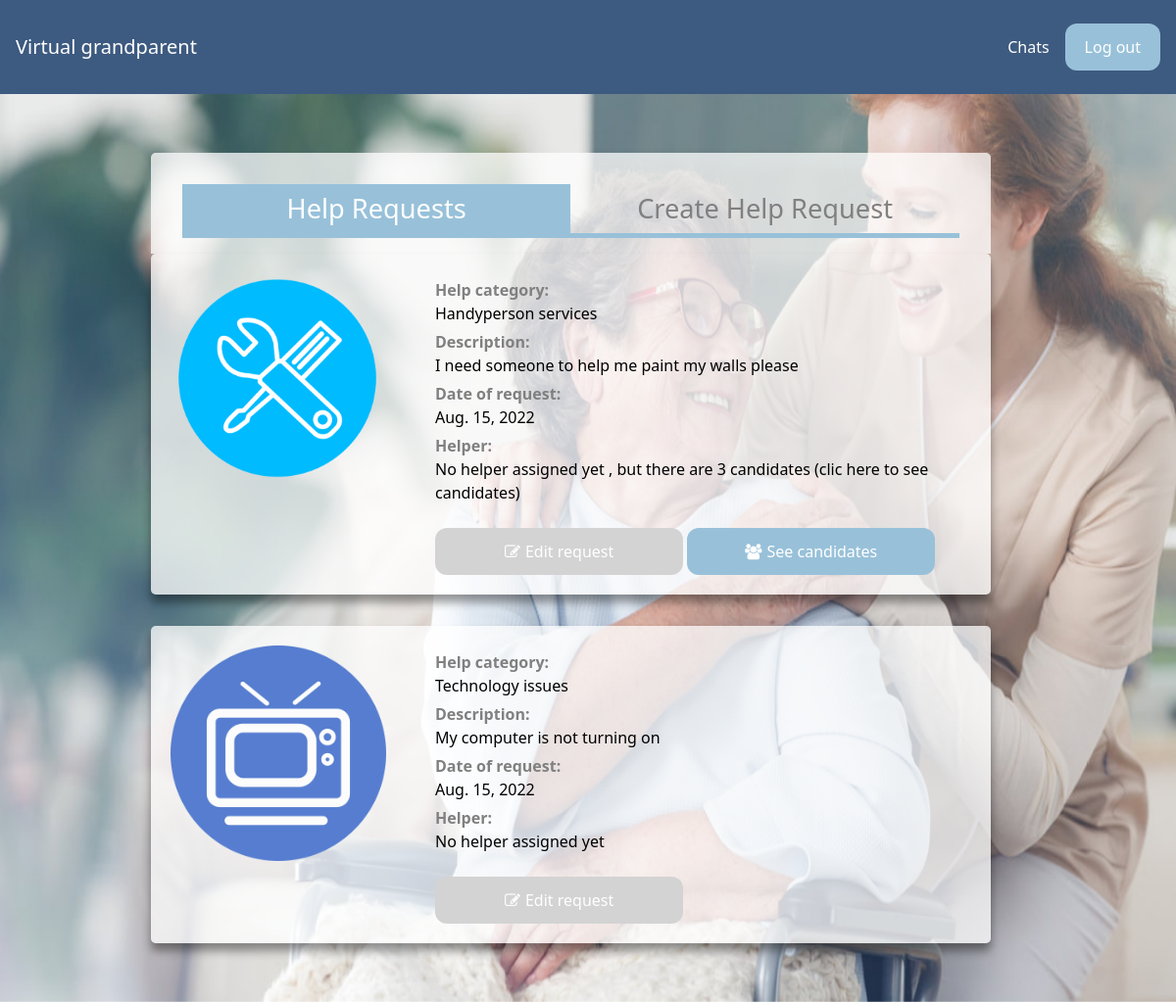
Page /help-requests/ (signed in) on the committed database.
### core/models.py (models this page shows)
class Help(models.Model):
    id = models.AutoField(primary_key=True)
    status: models.CharField(max_length=1, choices = HELP_STATUS, default='1') #status can be 1: active, 2: rejected, 3: in progress, 4: finished
    description = models.TextField(max_length=1000)
    category = models.CharField(choices=HELP_CATEGORIES, max_length=2, default='OT')
    helper = models.ForeignKey(Helper, on_delete=models.CASCADE, null=True)
    oldPerson = models.ForeignKey(OldPerson, on_delete=models.CASCADE)
    date = models.DateField(default=datetime.date.today, blank=True)

### core/views.py (the view)
# urls.py: path('help-requests/', views.helpRequests, name='helpRequests'),
@login_required
def helpRequests(request):
    current_user = get_current_user(request)
    old_person = get_old_person_by_id(current_user.id)
    help_requests = Help.objects.filter(oldPerson = old_person)
    for h in help_requests:
        h.candidates = HelpCandidates.objects.filter(help = h)
    return render(request, 'core/helpRequests.html', {'help_requests': help_requests})

### core/views.py (called while the page is built)
def get_current_user(request):
    return User.objects.filter(email = request.user)[0]

def get_old_person_by_id(id):
    return OldPerson.objects.get(user_id = id)

### templates/core/helpRequests.html (shortened to what this page needs)
{% extends 'core/base.html' %}
{% load static %}
{% block static %}
<link rel="stylesheet" href="https://cdnjs.cloudflare.com/ajax/libs/font-awesome/4.7.0/css/font-awesome.min.css">
<link rel="stylesheet" href="{% static 'css/cards.css' %}">
<link rel="stylesheet" href="{% static 'css/flexbox.css' %}">
{% endblock %}
{% block content %}
<div class="p-10 grid-container inline-container">
    <div class="card flexbox_container single-card help_container px-8">
        <div class="column column-title selected">
            <a href="{% url 'core:createHelpRequest' %}">Help Requests</a>
        </div>
        <div class="column column-title">
            <a href="{% url 'core:createHelpRequest' %}">Create Help Request</a>
        </div>
    </div>
    {% for help in help_requests %}
        <div class="card flexbox_container">
            {% with 'images/helpCategories/'|add:help.category|add:'.png' as image_static %}
            <img class="flex_item" src="{% static image_static %}" alt="{{help.get_category_display}} icon">
            {% endwith %}
            <div class="flex_item item_selected">
                <p class="flex_title">Help category:</p>
                <p>{{ help.get_category_display }}</p>
                <p class="flex_title">Description:</p>
                <p>{{ help.description }}</p>
                <p class="flex_title">Date of request:</p>
                <p>{{ help.date }}</p>
                <p class="flex_title">Helper:</p>
                {% if help.helper is None %}
                    <p>No helper assigned yet
                    {% if help.candidates %}
                    , but there are <a class="linl-text" href="{% url 'core:createHelpRequest' %}">{{help.candidates.count}} candidates (clic here to see candidates)</a>
                    {% endif %}
                    </p>
                {% else %}
                    <p>{{help.helper}}</p>
                {% endif %}
                <br />
                <div class="button-container">
                    <a href="{% url 'core:editHelpRequest' help.id %}" class="px-5 py-3 rounded-xl base-button gray-button button-50 mr-1">
                        <i class="fa fa-edit fa-space" aria-hidden="true"></i>Edit request
                    </a>
                    {% if help.helper %}
                    <a href="{% url 'chat:contacts' %}" class="px-5 py-3 rounded-xl base-button large-button button-50">
                        <i class="fa fa-envelope fa-space" aria-hidden="true"></i>Send a message
                    </a>
                    {% elif help.candidates %}
                    <a href="{% url 'chat:contacts' %}" class="px-5 py-3 rounded-xl base-button large-button button-50">
                        <i class="fa fa-users fa-space" aria-hidden="true"></i>See candidates
                    </a>
                    {% endif %}
                </div>
            </div>
        </div>
    {% endfor %}
</div>
{% endblock %}

### templates/core/base.html (shortened to what this page needs)
<!DOCTYPE html>
{% load static %}
<html>
    <head>
        <link rel="stylesheet" href="{% static 'css/base.css' %}">
        {% block static %}
        {% endblock %}
    </head>
    <body class="base-background">
        <nav class="flex items-center justify-between px-4 py-6 navbar-background">
            <div>
                <a href="/" class="text-xl text-white">Virtual grandparent</a>
            </div>
            <div class="flex items-center space-x-4">
                {% if request.user.is_authenticated %}
                    <a href="{% url 'chat:contacts' %}" class="text-white hover:text-gray-300">Chats</a>
                    <a href="{% url 'authentication:logout' %}" class="px-5 py-3 rounded-xl base-button">Log out</a>
                {% else %}
                    <a href="{% url 'authentication:login' %}" class="text-white hover:text-gray-300">Login</a>
                    <a href="{% url 'authentication:signup' %}" class="px-5 py-3 rounded-xl base-button">Sign up</a>
                {% endif %}
            </div>
        </nav>
        <div class="container-background">
            <img src="{% static 'images/background.jpg' %}" class="img-fluid stretch" alt="Two persons">
        </div>
        {% block content %}
        {% endblock %}
        <script src="https://cdn.tailwindcss.com"></script>
    </body>
</html>

### static/css/base.css (style rules this page uses)
:root { --blue: #3d5a80; --light-blue: #98c1d9 ; --baby-blue: #e0fbfc; --orange: #ee6c4d; --dark-blue: #293241; --gray: #333333; }
.navbar-background { background-color: var(--blue); }
.base-button { background-color: var(--light-blue) !important; color: white; width: 100%; text-align: center; }
.gray-button { background-color: lightgray !important; }
.large-button { text-align: center; display: block }
.base-background { background-color: var(white); }
.container-background { text-align: center; width: 100%; height: 100%; position: fixed; left: 0px; top: 0px; z-index: -1; }
.stretch { width:100%; height:100%; }
.column { float: left; width: 50%; }
.column-title { text-align: center; color: gray; font-size: 1.7rem; padding: .3rem; border-bottom: 5px solid var(--light-blue); margin-bottom: 1rem; }
.selected { color: white; background: var(--light-blue); }
.fa-space { margin-right: 5px; }

### static/css/cards.css (style rules this page uses)
:root { --blue: #3d5a80; --light-blue: #98c1d9 ; --baby-blue: #e0fbfc; --orange: #ee6c4d; --dark-blue: #293241; --gray: #333333; }
.grid-container { margin: 20px auto; display:grid; grid-template-columns: 40% 40%;; grid-row: auto auto; grid-column-gap: 3rem; grid-row-gap: 2rem; padding: 2px 16px; text-align: center; justify-content: center; }
.inline-container { grid-template-columns: 85%; }
.card { box-shadow: 0 8px 10px 0 rgba(0,0,0,0.4); transition: 0.3s; width: 90%; border-radius: 5px; background: rgba(255, 255, 255, 0.75); margin: 0 30px; padding: 2rem; text-align: left; float:right; -webkit-column-break-inside: avoid; page-break-inside: avoid; break-inside: avoid; }
.single-card { box-shadow: 0 8px 10px 0 rgba(0,0,0,0.4); transition: 0.3s; border-radius: 5px; background: rgba(255, 255, 255, 0.75); text-align: left; -webkit-column-break-inside: avoid; page-break-inside: avoid; break-inside: avoid; }

### static/css/flexbox.css (style rules this page uses)
.flexbox_container { display: flex; padding: 10px; }
img.flex_item { max-width: 15rem; max-height: 15rem; }
.flex_item { padding: 10px; flex-grow: 1; margin-right: 30px; }
.flex_title { color: gray; font-weight: bold; margin-top: 5px; }
.button-container { display: flex; flex-direction: row; flex-wrap: wrap; margin-left: auto; margin-right: auto; }
.button-50 { width: 49%; text-align: center; }
.help_container { box-shadow: none; margin-bottom: -2rem; border-bottom-right-radius: 0; border-bottom-left-radius: 0; padding: 0; padding-top: 2rem; }

### rows in the picture
Help: shows a picture, category "Handyperson services", description "I need someone to help me paint my walls please", date "Aug. 15, 2022", candidates.count "3", shows "See candidates"
Help: shows a picture, category "Technology issues", description "My computer is not turning on", date "Aug. 15, 2022", shows "No helper assigned yet"
